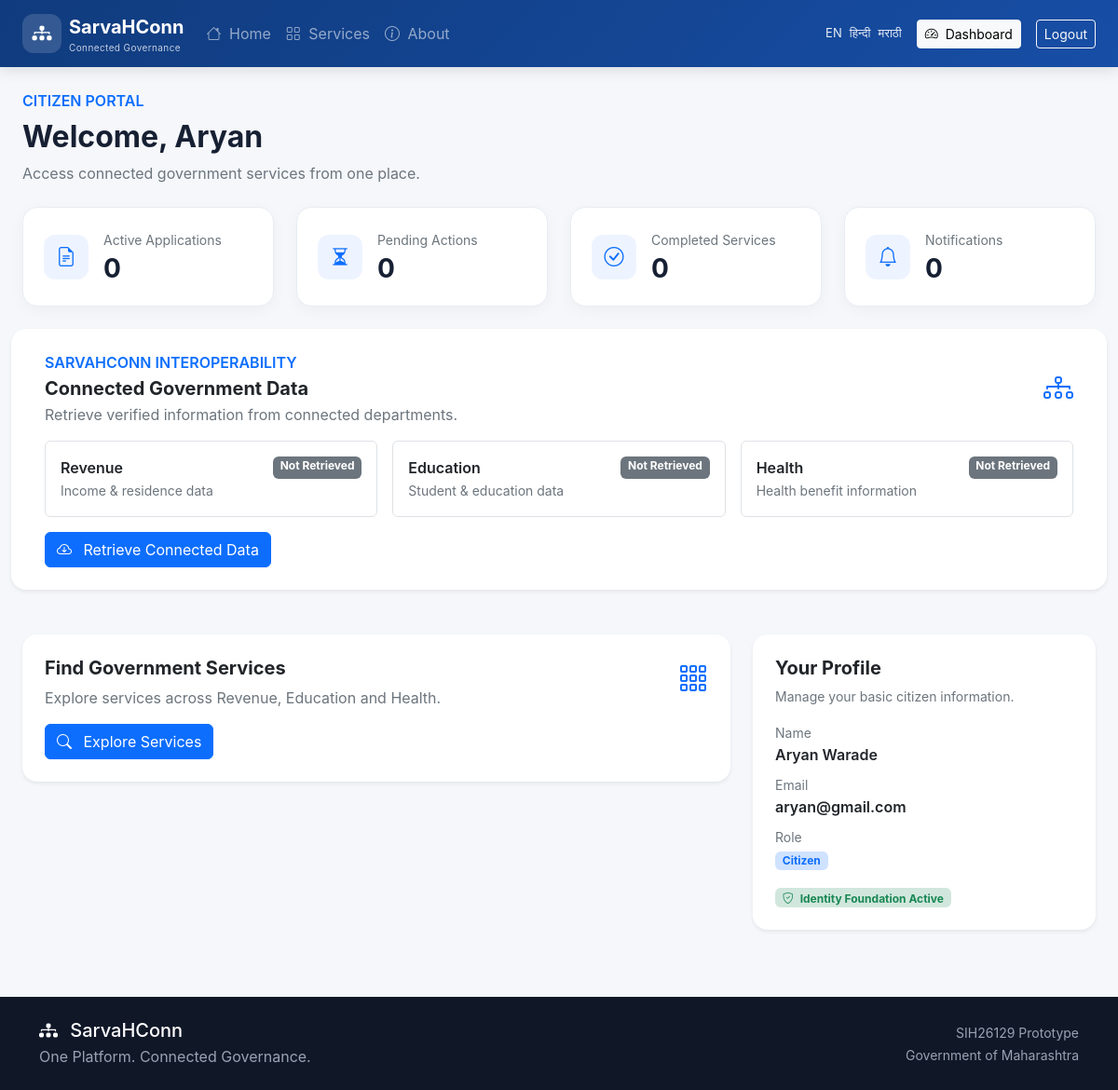
Page /citizen/dashboard/ (signed in) on the committed database.
### accounts/models.py (models this page shows, shortened)
class User(AbstractUser):
    class Role(models.TextChoices):
        CITIZEN = "CITIZEN", "Citizen"
        OFFICER = "OFFICER", "Government Officer"
        SYSTEM_ADMIN = "SYSTEM_ADMIN", "System Administrator"
        API_ADMIN = "API_ADMIN", "API Administrator"
    email = models.EmailField(unique=True)
    role = models.CharField(
        max_length=30,
        choices=Role.choices,
        default=Role.CITIZEN,
    )
    phone = models.CharField(
        max_length=15,
        blank=True,
    )
    is_demo_user = models.BooleanField(
        default=False,
    )

### citizens/views.py (the view)
# urls.py: path("dashboard/", views.dashboard, name="citizen_dashboard"),
@login_required
def dashboard(request):
    if request.user.role != User.Role.CITIZEN:
        return render(
            request,
            "public/access_denied.html",
            status=403,
        )
    return render(
        request,
        "citizen/dashboard.html",
    )

### templates/citizen/dashboard.html (shortened to what this page needs)
{% extends "base.html" %}
{% block content %}
<div class="container-fluid px-4 py-4">
    <div class="mb-4">
        <span class="text-primary fw-semibold">
            CITIZEN PORTAL
        </span>
        <h2 class="fw-bold mt-2">
            Welcome, {{ user.first_name|default:user.username }}
        </h2>
        <p class="text-secondary">
            Access connected government services from one place.
        </p>
    </div>
    <div class="row g-4 mb-4">
        <div class="col-md-6 col-xl-3">
            <div class="stat-card">
                <div class="stat-icon">
                    <i class="bi bi-file-earmark-text"></i>
                </div>
                <div>
                    <small class="text-secondary">
                        Active Applications
                    </small>
                    <h3 class="fw-bold mb-0">
                        0
                    </h3>
                </div>
            </div>
        </div>
        <div class="col-md-6 col-xl-3">
            <div class="stat-card">
                <div class="stat-icon">
                    <i class="bi bi-hourglass-split"></i>
                </div>
                <div>
                    <small class="text-secondary">
                        Pending Actions
                    </small>
                    <h3 class="fw-bold mb-0">
                        0
                    </h3>
                </div>
            </div>
        </div>
        <div class="col-md-6 col-xl-3">
            <div class="stat-card">
                <div class="stat-icon">
                    <i class="bi bi-check-circle"></i>
                </div>
                <div>
                    <small class="text-secondary">
                        Completed Services
                    </small>
                    <h3 class="fw-bold mb-0">
                        0
                    </h3>
                </div>
            </div>
        </div>
        <div class="col-md-6 col-xl-3">
            <div class="stat-card">
                <div class="stat-icon">
                    <i class="bi bi-bell"></i>
                </div>
                <div>
                    <small class="text-secondary">
                        Notifications
                    </small>
                    <h3 class="fw-bold mb-0">
                        0
                    </h3>
                </div>
            </div>
        </div>
    </div>
    <div class="row g-4">
        <div class="card border-0 shadow-sm mb-4">
            <div class="card-body p-4">
                <div class="d-flex justify-content-between align-items-center mb-3">
                    <div>
                        <span class="text-primary fw-semibold">
                            SARVAHCONN INTEROPERABILITY
                        </span>
                        <h5 class="fw-bold mt-1 mb-1">
                            Connected Government Data
                        </h5>
                        <p class="text-secondary mb-0">
                            Retrieve verified information from connected departments.
                        </p>
                    </div>
                    <i class="bi bi-diagram-3 fs-2 text-primary"></i>
                </div>
                <div class="row g-3 mb-3">
                    <div class="col-md-4">
                        <div class="border rounded p-3">
                            <div class="d-flex justify-content-between">
                                <span class="fw-semibold">
                                    Revenue
                                </span>
                                <span id="revenue-status" class="badge bg-secondary">
                                    Not Retrieved
                                </span>
                            </div>
                            <small class="text-secondary">
                                Income & residence data
                            </small>
                        </div>
                    </div>
                    <div class="col-md-4">
                        <div class="border rounded p-3">
                            <div class="d-flex justify-content-between">
                                <span class="fw-semibold">
                                    Education
                                </span>
                                <span id="education-status" class="badge bg-secondary">
                                    Not Retrieved
                                </span>
                            </div>
                            <small class="text-secondary">
                                Student & education data
                            </small>
                        </div>
                    </div>
                    <div class="col-md-4">
                        <div class="border rounded p-3">
                            <div class="d-flex justify-content-between">
                                <span class="fw-semibold">
                                    Health
                                </span>
                                <span id="health-status" class="badge bg-secondary">
                                    Not Retrieved
                                </span>
                            </div>
                            <small class="text-secondary">
                                Health benefit information
                            </small>
                        </div>
                    </div>
                </div>
                <button type="button" class="btn btn-primary" id="retrieve-data-btn">
                    <i class="bi bi-cloud-arrow-down me-2"></i>
                    Retrieve Connected Data
                </button>
            </div>
        </div>
        <div class="col-lg-8">
            <div class="card border-0 shadow-sm">
                <div class="card-body p-4">
                    <div class="d-flex justify-content-between">
                        <div>
                            <h5 class="fw-bold">
                                Find Government Services
                            </h5>
                            <p class="text-secondary">
                                Explore services across Revenue,
                                Education and Health.
                            </p>
                        </div>
                        <i class="bi bi-grid-3x3-gap fs-2 text-primary"></i>
                    </div>
                    <a href="{% url 'service_list' %}" class="btn btn-primary">
                        <i class="bi bi-search me-2"></i>
                        Explore Services
                    </a>
                </div>
            </div>
        </div>
        <div class="col-lg-4">
            <div class="card border-0 shadow-sm">
                <div class="card-body p-4">
                    <h5 class="fw-bold">
                        Your Profile
                    </h5>
                    <p class="text-secondary small">
                        Manage your basic citizen information.
                    </p>
                    <div class="mb-2">
                        <small class="text-secondary">
                            Name
                        </small>
                        <div class="fw-semibold">
                            {{ user.get_full_name|default:user.username }}
                        </div>
                    </div>
                    <div class="mb-2">
                        <small class="text-secondary">
                            Email
                        </small>
                        <div class="fw-semibold">
                            {{ user.email|default:"Not provided" }}
                        </div>
                    </div>
                    <div class="mb-3">
                        <small class="text-secondary">
                            Role
                        </small>
                        <div>
                            <span class="badge bg-primary-subtle text-primary">
                                {{ user.get_role_display }}
                            </span>
                        </div>
                    </div>
                    <span class="badge bg-success-subtle text-success">
                        <i class="bi bi-shield-check me-1"></i>
                        Identity Foundation Active
                    </span>
                </div>
            </div>
        </div>
    </div>
</div>
{% endblock %}

### static/css/style.css (style rules this page uses)
:root { --sh-primary: #174ea6; --sh-primary-dark: #103b7d; --sh-secondary: #0f766e; --sh-bg: #f5f7fb; --sh-text: #172033; --sh-muted: #667085; --sh-border: #e5e7eb; --sh-card: #ffffff; }
body { margin: 0; background: var(--sh-bg); color: var(--sh-text); font-family: Inter, system-ui, -apple-system, BlinkMacSystemFont, "Segoe UI", sans-serif; }
.feature-card, .service-card, .dashboard-card, .stat-card { background: var(--sh-card); border: 1px solid var(--sh-border); border-radius: 18px; }
.stat-card { padding: 20px; display: flex; align-items: center; gap: 15px; height: 100%; }
.stat-icon { width: 48px; height: 48px; border-radius: 14px; display: flex; align-items: center; justify-content: center; background: #edf4ff; color: var(--sh-primary); font-size: 20px; }
.stat-card small { color: var(--sh-muted); }
.stat-card h3 { margin: 3px 0 0; font-weight: 800; }
.stat-card { background: #ffffff; border: 1px solid #e8edf3; border-radius: 16px; padding: 22px; display: flex; align-items: center; gap: 16px; box-shadow: 0 4px 16px rgba(0, 0, 0, 0.04); }
.stat-icon { width: 48px; height: 48px; border-radius: 12px; background: #eef4ff; color: #0d6efd; display: flex; align-items: center; justify-content: center; font-size: 21px; }
.card { border-radius: 16px; }

### rows in the picture
User: first_name "Aryan", get_full_name "Aryan Warade", email "aryan@gmail.com", role "Citizen"
